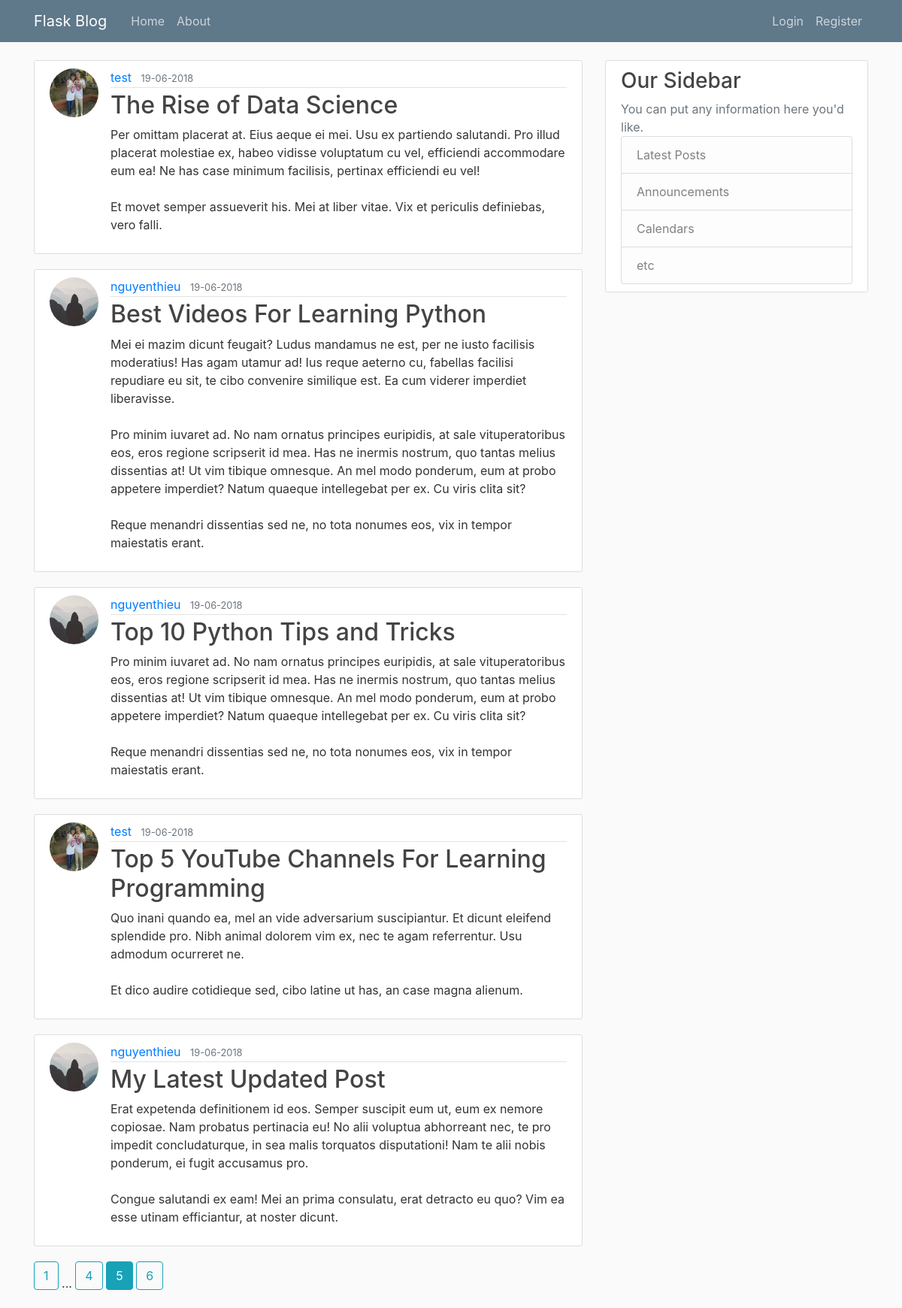
/home?page=5, run on the app's committed database.
### flaskblog/models.py (models this page shows, shortened)
class Post(db.Model):
    id = db.Column(db.Integer, primary_key=True)
    title = db.Column(db.String(120), nullable=False)
    date_posted = db.Column(db.DateTime, nullable=False, default=datetime.utcnow())
    content = db.Column(db.Text, nullable=False)
    user_id = db.Column(db.Integer, db.ForeignKey("user.id"), nullable=False)

class User(db.Model, UserMixin):
    id = db.Column(db.Integer, primary_key=True)
    username = db.Column(db.String(24), unique=True, nullable=False)
    email = db.Column(db.String(120), unique=True, nullable=False)
    image_file = db.Column(db.String(20), nullable=False, default='default.jpg')
    password = db.Column(db.String(60), nullable=False)
    posts = db.relationship('Post', backref="author", lazy=True)

### flaskblog/main/routes.py (the view)
@main.route("/")             # Decorator route
@main.route("/home")
def home():
    page = request.args.get('page', 1, type=int)
    posts = Post.query.order_by(Post.date_posted.desc()).paginate(page=page, per_page=5)
    return render_template("home.html", posts = posts)

### flaskblog/templates/home.html
{% extends "layout.html" %}
{% block content %}
{% for post in posts.items %}
<article class="media content-section">
    <img src="{{ url_for('static', filename='images/profile/' + post.author.image_file) }}" alt="" class="rounded-circle article-img" />
    <div class="media-body">
        <div class="article-metadata">
            <a class="mr-2" href="{{ url_for('users.user_posts', username=post.author.username) }}">{{ post.author.username }}</a>
            <small class="text-muted">{{ post.date_posted.strftime('%d-%m-%Y') }}</small>
        </div>
        <h2><a class="article-title" href="{{ url_for('posts.post', post_id=post.id) }}">{{ post.title }}</a></h2>
        <p class="article-content">{{ post.content }}</p>
    </div>
</article>
{% endfor %}
{% for page_num in posts.iter_pages(left_edge=1, right_edge=1, left_current=1, right_current=2) %}
    {% if page_num %}
        {% if posts.page == page_num %}
            <a href="{{ url_for('main.home', page=page_num) }}" class="btn btn-info mb-4"> {{page_num}} </a>
        {% else %}
            <a href="{{ url_for('main.home', page=page_num) }}" class="btn btn-outline-info mb-4"> {{page_num}} </a>
        {% endif %}
    {% else %}
        ...
    {% endif %}
{% endfor %}
{% endblock content %}

### flaskblog/static/main.css (style rules this page uses)
body { background: #fafafa; color: #333333; margin-top: 5rem; }
h1, h2, h3, h4, h5, h6 { color: #444444; }
.content-section { background: #ffffff; padding: 10px 20px; border: 1px solid #dddddd; border-radius: 3px; margin-bottom: 20px; }
.article-title { color: #444444; }
.article-content { white-space: pre-line; }
.article-img { height: 65px; width: 65px; margin-right: 16px; }
.article-metadata { padding-bottom: 1px; margin-bottom: 4px; border-bottom: 1px solid #e3e3e3 }

### data on the page
Post: image_file (picture), author.username "test", date_posted "19-06-2018", title "The Rise of Data Science", content "Per omittam placerat at. Eius aeque ei mei. Usu ex partiendo salutandi. Pro illud placerat molestiae ex, habeo vidisse voluptatum cu vel, efficiendi accommodare eum ea! Ne has case minimum facilisis, pertinax efficiendi eu vel! Et movet semper assueverit his. Mei at liber vitae. Vix et periculis definiebas, vero falli."
Post: image_file (placeholder picture), author.username "nguyenthieu", date_posted "19-06-2018", title "Best Videos For Learning Python", content "Mei ei mazim dicunt feugait? Ludus mandamus ne est, per ne iusto facilisis moderatius! Has agam utamur ad! Ius reque aeterno cu, fabellas facilisi repudiare eu sit, te cibo convenire similique est. Ea cum viderer imperdiet liberavisse. Pro minim iuvaret ad. No nam ornatus principes euripidis, at sale vituperatoribus eos, eros regione scripserit id mea. Has ne inermis nostrum, quo tantas melius dissentias at! Ut vim tibique omnesque. An mel modo ponderum, eum at probo appetere imperdiet? Natum quaeque intellegebat per ex. Cu viris clita sit? Reque menandri dissentias sed ne, no tota nonumes eos, vix in tempor maiestatis erant."
Post: image_file (placeholder picture), author.username "nguyenthieu", date_posted "19-06-2018", title "Top 10 Python Tips and Tricks", content "Pro minim iuvaret ad. No nam ornatus principes euripidis, at sale vituperatoribus eos, eros regione scripserit id mea. Has ne inermis nostrum, quo tantas melius dissentias at! Ut vim tibique omnesque. An mel modo ponderum, eum at probo appetere imperdiet? Natum quaeque intellegebat per ex. Cu viris clita sit? Reque menandri dissentias sed ne, no tota nonumes eos, vix in tempor maiestatis erant."
Post: image_file (picture), author.username "test", date_posted "19-06-2018", title "Top 5 YouTube Channels For Learning Programming", content "Quo inani quando ea, mel an vide adversarium suscipiantur. Et dicunt eleifend splendide pro. Nibh animal dolorem vim ex, nec te agam referrentur. Usu admodum ocurreret ne. Et dico audire cotidieque sed, cibo latine ut has, an case magna alienum."
Post: image_file (placeholder picture), author.username "nguyenthieu", date_posted "19-06-2018", title "My Latest Updated Post", content "Erat expetenda definitionem id eos. Semper suscipit eum ut, eum ex nemore copiosae. Nam probatus pertinacia eu! No alii voluptua abhorreant nec, te pro impedit concludaturque, in sea malis torquatos disputationi! Nam te alii nobis ponderum, ei fugit accusamus pro. Congue salutandi ex eam! Mei an prima consulatu, erat detracto eu quo? Vim ea esse utinam efficiantur, at noster dicunt."

### other printed values
{{ page_num }} "1" "4" "6"
{{ page_num }} "5"
